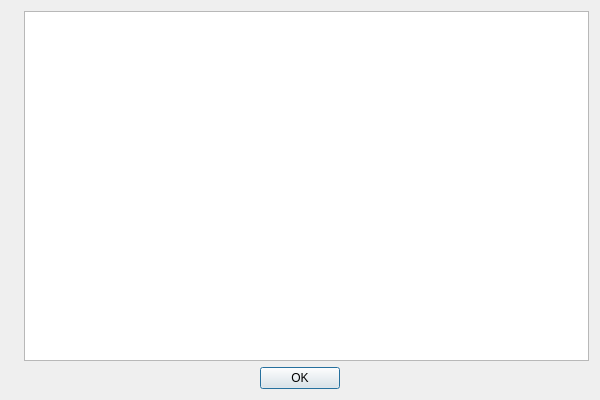
<?xml version="1.0" encoding="UTF-8"?>
<ui version="4.0">
 <class>AboutDialog</class>
 <widget class="QDialog" name="AboutDialog">
  <property name="geometry">
   <rect>
    <x>0</x>
    <y>0</y>
    <width>600</width>
    <height>400</height>
   </rect>
  </property>
  <property name="minimumSize">
   <size>
    <width>600</width>
    <height>400</height>
   </size>
  </property>
  <property name="windowTitle">
   <string>Dialog</string>
  </property>
  <layout class="QVBoxLayout" name="verticalLayout">
   <item>
    <layout class="QHBoxLayout" name="horizontalLayout_2">
     <item>
      <widget class="QLabel" name="label">
       <property name="text">
        <string/>
       </property>
       <property name="pixmap">
        <pixmap resource="resources.qrc">:/icons/pics/cart.png</pixmap>
       </property>
      </widget>
     </item>
     <item>
      <widget class="QTextBrowser" name="myText">
       <property name="openExternalLinks">
        <bool>true</bool>
       </property>
      </widget>
     </item>
    </layout>
   </item>
   <item>
    <layout class="QHBoxLayout" name="horizontalLayout">
     <item>
      <spacer name="horizontalSpacer">
       <property name="orientation">
        <enum>Qt::Horizontal</enum>
       </property>
       <property name="sizeHint" stdset="0">
        <size>
         <width>40</width>
         <height>20</height>
        </size>
       </property>
      </spacer>
     </item>
     <item>
      <widget class="QDialogButtonBox" name="buttonBox">
       <property name="sizePolicy">
        <sizepolicy hsizetype="Fixed" vsizetype="Fixed">
         <horstretch>0</horstretch>
         <verstretch>0</verstretch>
        </sizepolicy>
       </property>
       <property name="orientation">
        <enum>Qt::Horizontal</enum>
       </property>
       <property name="standardButtons">
        <set>QDialogButtonBox::Ok</set>
       </property>
      </widget>
     </item>
     <item>
      <spacer name="horizontalSpacer_2">
       <property name="orientation">
        <enum>Qt::Horizontal</enum>
       </property>
       <property name="sizeHint" stdset="0">
        <size>
         <width>40</width>
         <height>20</height>
        </size>
       </property>
      </spacer>
     </item>
    </layout>
   </item>
  </layout>
 </widget>
 <tabstops>
  <tabstop>buttonBox</tabstop>
 </tabstops>
 <resources>
  <include location="resources.qrc"/>
 </resources>
 <connections>
  <connection>
   <sender>buttonBox</sender>
   <signal>accepted()</signal>
   <receiver>AboutDialog</receiver>
   <slot>accept()</slot>
   <hints>
    <hint type="sourcelabel">
     <x>348</x>
     <y>265</y>
    </hint>
    <hint type="destinationlabel">
     <x>157</x>
     <y>274</y>
    </hint>
   </hints>
  </connection>
  <connection>
   <sender>buttonBox</sender>
   <signal>rejected()</signal>
   <receiver>AboutDialog</receiver>
   <slot>reject()</slot>
   <hints>
    <hint type="sourcelabel">
     <x>316</x>
     <y>260</y>
    </hint>
    <hint type="destinationlabel">
     <x>286</x>
     <y>274</y>
    </hint>
   </hints>
  </connection>
 </connections>
</ui>
